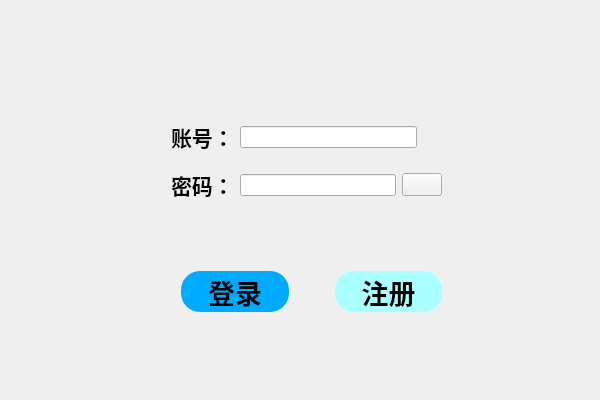
<?xml version="1.0" encoding="UTF-8"?>
<ui version="4.0">
 <class>LoginWidget</class>
 <widget class="QWidget" name="LoginWidget">
  <property name="geometry">
   <rect>
    <x>0</x>
    <y>0</y>
    <width>600</width>
    <height>400</height>
   </rect>
  </property>
  <property name="windowTitle">
   <string>Form</string>
  </property>
  <layout class="QGridLayout" name="gridLayout">
   <item row="0" column="0">
    <widget class="QStackedWidget" name="stackedWidget">
     <property name="currentIndex">
      <number>0</number>
     </property>
     <widget class="QWidget" name="page">
      <widget class="QWidget" name="layoutWidget">
       <property name="geometry">
        <rect>
         <x>160</x>
         <y>100</y>
         <width>271</width>
         <height>101</height>
        </rect>
       </property>
       <layout class="QVBoxLayout" name="verticalLayout">
        <item>
         <layout class="QHBoxLayout" name="horizontalLayout_2" stretch="2,7,1">
          <item>
           <widget class="QLabel" name="label">
            <property name="font">
             <font>
              <pointsize>16</pointsize>
              <bold>true</bold>
             </font>
            </property>
            <property name="text">
             <string>账号：</string>
            </property>
           </widget>
          </item>
          <item>
           <widget class="QLineEdit" name="LoginIdlineEdit">
            <property name="echoMode">
             <enum>QLineEdit::Normal</enum>
            </property>
           </widget>
          </item>
          <item>
           <spacer name="horizontalSpacer_2">
            <property name="orientation">
             <enum>Qt::Horizontal</enum>
            </property>
            <property name="sizeHint" stdset="0">
             <size>
              <width>40</width>
              <height>20</height>
             </size>
            </property>
           </spacer>
          </item>
         </layout>
        </item>
        <item>
         <layout class="QHBoxLayout" name="horizontalLayout" stretch="2,7,1">
          <item>
           <widget class="QLabel" name="label_2">
            <property name="font">
             <font>
              <pointsize>16</pointsize>
              <bold>true</bold>
             </font>
            </property>
            <property name="text">
             <string>密码：</string>
            </property>
           </widget>
          </item>
          <item>
           <widget class="QLineEdit" name="LoginPwdlineEdit">
            <property name="echoMode">
             <enum>QLineEdit::Password</enum>
            </property>
           </widget>
          </item>
          <item>
           <widget class="QPushButton" name="pwdcheckable_btn">
            <property name="minimumSize">
             <size>
              <width>0</width>
              <height>23</height>
             </size>
            </property>
            <property name="styleSheet">
             <string notr="true">border-image: url(:/image/eyes_enable.png);</string>
            </property>
            <property name="text">
             <string/>
            </property>
           </widget>
          </item>
         </layout>
        </item>
       </layout>
      </widget>
      <widget class="QWidget" name="layoutWidget">
       <property name="geometry">
        <rect>
         <x>170</x>
         <y>260</y>
         <width>261</width>
         <height>41</height>
        </rect>
       </property>
       <layout class="QHBoxLayout" name="horizontalLayout_8" stretch="2,0,2">
        <item>
         <widget class="QPushButton" name="LoginBtn">
          <property name="sizePolicy">
           <sizepolicy hsizetype="Minimum" vsizetype="Preferred">
            <horstretch>0</horstretch>
            <verstretch>0</verstretch>
           </sizepolicy>
          </property>
          <property name="font">
           <font>
            <pointsize>20</pointsize>
            <bold>true</bold>
           </font>
          </property>
          <property name="styleSheet">
           <string notr="true">QPushButton{
	border-radius:19px;
	background-color: rgb(0, 170, 255);
}

QPushButton:pressed{
	background-color: rgb(0, 97, 145);
}</string>
          </property>
          <property name="text">
           <string>登录</string>
          </property>
         </widget>
        </item>
        <item>
         <spacer name="horizontalSpacer_3">
          <property name="orientation">
           <enum>Qt::Horizontal</enum>
          </property>
          <property name="sizeHint" stdset="0">
           <size>
            <width>40</width>
            <height>20</height>
           </size>
          </property>
         </spacer>
        </item>
        <item>
         <widget class="QPushButton" name="RegisterBtn">
          <property name="sizePolicy">
           <sizepolicy hsizetype="Minimum" vsizetype="Preferred">
            <horstretch>0</horstretch>
            <verstretch>0</verstretch>
           </sizepolicy>
          </property>
          <property name="font">
           <font>
            <pointsize>20</pointsize>
            <bold>true</bold>
           </font>
          </property>
          <property name="styleSheet">
           <string notr="true">QPushButton {
border-radius:19px;
background-color: rgb(170, 255, 255);
}
QPushButton:pressed{
background-color: rgb(63, 95, 95);
}</string>
          </property>
          <property name="text">
           <string>注册</string>
          </property>
         </widget>
        </item>
       </layout>
      </widget>
      <widget class="QLabel" name="label_6">
       <property name="geometry">
        <rect>
         <x>240</x>
         <y>10</y>
         <width>121</width>
         <height>61</height>
        </rect>
       </property>
       <property name="font">
        <font>
         <pointsize>20</pointsize>
         <bold>true</bold>
        </font>
       </property>
       <property name="text">
        <string/>
       </property>
       <property name="alignment">
        <set>Qt::AlignCenter</set>
       </property>
      </widget>
     </widget>
     <widget class="QWidget" name="page_2">
      <widget class="QWidget" name="layoutWidget">
       <property name="geometry">
        <rect>
         <x>170</x>
         <y>30</y>
         <width>251</width>
         <height>181</height>
        </rect>
       </property>
       <layout class="QVBoxLayout" name="verticalLayout_2">
        <item>
         <layout class="QHBoxLayout" name="horizontalLayout_3" stretch="2,7,1">
          <item>
           <widget class="QLabel" name="label_3">
            <property name="font">
             <font>
              <pointsize>9</pointsize>
              <bold>true</bold>
             </font>
            </property>
            <property name="text">
             <string>账号     ：</string>
            </property>
           </widget>
          </item>
          <item>
           <widget class="QLineEdit" name="IdlineEdit"/>
          </item>
          <item>
           <spacer name="horizontalSpacer">
            <property name="orientation">
             <enum>Qt::Horizontal</enum>
            </property>
            <property name="sizeHint" stdset="0">
             <size>
              <width>40</width>
              <height>20</height>
             </size>
            </property>
           </spacer>
          </item>
         </layout>
        </item>
        <item>
         <layout class="QHBoxLayout" name="horizontalLayout_4" stretch="2,7,1">
          <item>
           <widget class="QLabel" name="label_4">
            <property name="font">
             <font>
              <pointsize>9</pointsize>
              <bold>true</bold>
             </font>
            </property>
            <property name="text">
             <string>密码     ：</string>
            </property>
           </widget>
          </item>
          <item>
           <widget class="QLineEdit" name="PwdlineEdit">
            <property name="echoMode">
             <enum>QLineEdit::Password</enum>
            </property>
           </widget>
          </item>
          <item>
           <widget class="QPushButton" name="pwdcheckable_btn_2">
            <property name="minimumSize">
             <size>
              <width>0</width>
              <height>22</height>
             </size>
            </property>
            <property name="styleSheet">
             <string notr="true">border-image: url(:/image/eyes_enable.png);</string>
            </property>
            <property name="text">
             <string/>
            </property>
           </widget>
          </item>
         </layout>
        </item>
        <item>
         <layout class="QHBoxLayout" name="horizontalLayout_5" stretch="2,7,1">
          <item>
           <widget class="QLabel" name="label_5">
            <property name="font">
             <font>
              <pointsize>9</pointsize>
              <bold>true</bold>
             </font>
            </property>
            <property name="text">
             <string>确认密码：</string>
            </property>
           </widget>
          </item>
          <item>
           <widget class="QLineEdit" name="SurePwdlineEdit">
            <property name="echoMode">
             <enum>QLineEdit::Password</enum>
            </property>
           </widget>
          </item>
          <item>
           <widget class="QPushButton" name="pwdcheckable_btn_3">
            <property name="minimumSize">
             <size>
              <width>0</width>
              <height>22</height>
             </size>
            </property>
            <property name="styleSheet">
             <string notr="true">border-image: url(:/image/eyes_enable.png);</string>
            </property>
            <property name="text">
             <string/>
            </property>
           </widget>
          </item>
         </layout>
        </item>
       </layout>
      </widget>
      <widget class="QWidget" name="layoutWidget">
       <property name="geometry">
        <rect>
         <x>170</x>
         <y>230</y>
         <width>252</width>
         <height>91</height>
        </rect>
       </property>
       <layout class="QVBoxLayout" name="verticalLayout_3">
        <item>
         <layout class="QHBoxLayout" name="horizontalLayout_7">
          <item>
           <widget class="QCheckBox" name="checkBox_user">
            <property name="sizePolicy">
             <sizepolicy hsizetype="Minimum" vsizetype="Preferred">
              <horstretch>0</horstretch>
              <verstretch>0</verstretch>
             </sizepolicy>
            </property>
            <property name="font">
             <font>
              <pointsize>13</pointsize>
              <bold>true</bold>
             </font>
            </property>
            <property name="text">
             <string>普通用户</string>
            </property>
           </widget>
          </item>
          <item>
           <widget class="QCheckBox" name="checkBox_admin">
            <property name="sizePolicy">
             <sizepolicy hsizetype="Minimum" vsizetype="Preferred">
              <horstretch>0</horstretch>
              <verstretch>0</verstretch>
             </sizepolicy>
            </property>
            <property name="font">
             <font>
              <pointsize>13</pointsize>
              <bold>true</bold>
             </font>
            </property>
            <property name="text">
             <string>管理员</string>
            </property>
           </widget>
          </item>
         </layout>
        </item>
        <item>
         <layout class="QHBoxLayout" name="horizontalLayout_6" stretch="2,0,2">
          <item>
           <widget class="QPushButton" name="RegisterOKBtn">
            <property name="sizePolicy">
             <sizepolicy hsizetype="Minimum" vsizetype="Preferred">
              <horstretch>0</horstretch>
              <verstretch>0</verstretch>
             </sizepolicy>
            </property>
            <property name="font">
             <font>
              <pointsize>17</pointsize>
              <bold>true</bold>
             </font>
            </property>
            <property name="styleSheet">
             <string notr="true">QPushButton {
border-radius:19px;
background-color: rgb(201, 201, 201);
}
QPushButton:pressed{
	background-color: rgb(108, 108, 108);
}</string>
            </property>
            <property name="text">
             <string>完成</string>
            </property>
           </widget>
          </item>
          <item>
           <spacer name="horizontalSpacer_4">
            <property name="orientation">
             <enum>Qt::Horizontal</enum>
            </property>
            <property name="sizeHint" stdset="0">
             <size>
              <width>40</width>
              <height>20</height>
             </size>
            </property>
           </spacer>
          </item>
          <item>
           <widget class="QPushButton" name="CancleRegisterBTn">
            <property name="sizePolicy">
             <sizepolicy hsizetype="Minimum" vsizetype="Preferred">
              <horstretch>0</horstretch>
              <verstretch>0</verstretch>
             </sizepolicy>
            </property>
            <property name="font">
             <font>
              <pointsize>17</pointsize>
              <bold>true</bold>
             </font>
            </property>
            <property name="styleSheet">
             <string notr="true">QPushButton {
border-radius:19px;
background-color: rgb(201, 201, 201);
}
QPushButton:pressed{
	background-color: rgb(108, 108, 108);
}</string>
            </property>
            <property name="text">
             <string>取消</string>
            </property>
           </widget>
          </item>
         </layout>
        </item>
       </layout>
      </widget>
      <widget class="QPushButton" name="UserRegisterBtn">
       <property name="geometry">
        <rect>
         <x>460</x>
         <y>70</y>
         <width>80</width>
         <height>18</height>
        </rect>
       </property>
       <property name="text">
        <string/>
       </property>
       <property name="default">
        <bool>false</bool>
       </property>
       <property name="flat">
        <bool>true</bool>
       </property>
      </widget>
      <widget class="QPushButton" name="AdminRegisterBtn">
       <property name="geometry">
        <rect>
         <x>461</x>
         <y>110</y>
         <width>81</width>
         <height>20</height>
        </rect>
       </property>
       <property name="text">
        <string/>
       </property>
       <property name="flat">
        <bool>true</bool>
       </property>
      </widget>
     </widget>
    </widget>
   </item>
  </layout>
 </widget>
 <resources/>
 <connections/>
</ui>
